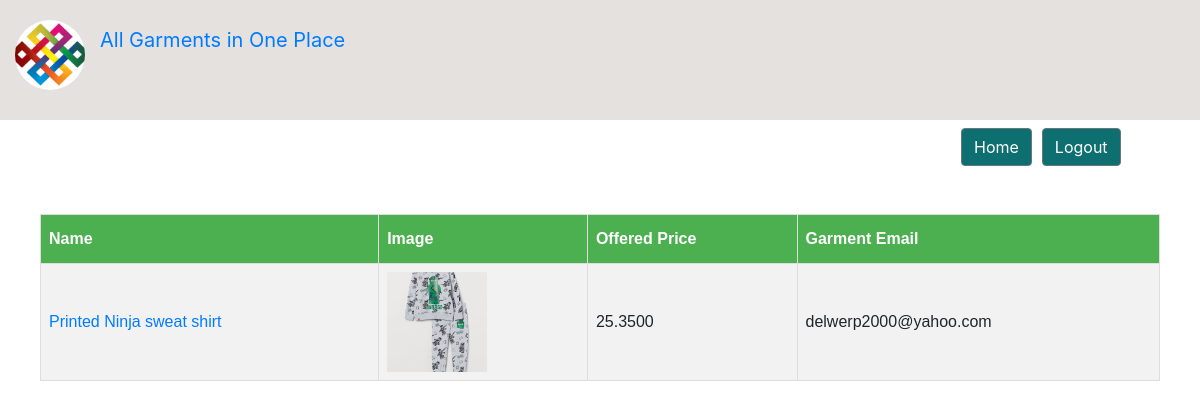
The app's page /submitted_offers.php (signed in) with its own data.
### tables this page shows
CREATE TABLE `submitted_offers` (
  `id` int(255) NOT NULL,
  `offer_id` int(255) NOT NULL,
  `price` double(255,4) NOT NULL,
  `g_email` varchar(255) NOT NULL
);

CREATE TABLE `offers` (
  `o_id` int(255) NOT NULL,
  `name` varchar(500) NOT NULL,
  `image` varchar(255) NOT NULL,
  `buyer_email` varchar(255) NOT NULL,
  `quantity` int(255) DEFAULT NULL,
  `price` double(255,4) DEFAULT NULL,
  `colour` varchar(255) NOT NULL,
  `details` text NOT NULL,
  `size` varchar(255) NOT NULL
);

### submitted_offers.php (the view, shortened to what this page needs)
<!DOCTYPE html>
<html>
<head>
	<link rel="stylesheet" href="./css/style.css">
    <link rel="stylesheet" href="https://cdn.jsdelivr.net/npm/bootstrap@4.5.3/dist/css/bootstrap.min.css">
    <link rel="stylesheet" href="https://stackpath.bootstrapcdn.com/font-awesome/4.7.0/css/font-awesome.min.css">
</head>
<body>
	<?php include './header.php';
	$email=$_SESSION['email'];?>
   <div class="container-fluid topSection" style="background-color: #E5E1DE; padding-top: 20px; padding-bottom: 30px;">
       <div class="row">
           <div class="col-1">
               <img src="./picture/logo.png" alt="..." width="70" height="70" class="rounded-circle profileImg">
           </div>
           <div class="col-6">
               <div class="row">
                   <a class="navbar-brand" href="./index.php">All Garments in One Place</a>
               </div>
           </div>
       </div>
   </div>
   <div class="container-fluid">
       <nav class="navbar navbar-expand-lg">
           <div class="collapse navbar-collapse" id="navbarNav">
               <ul class="navbar-nav">
                   <li class="nav-item active">
                       <button type="button" onclick="window.location.href='./index.php'" class="btn btn-secondary" style="margin-left: 930px;background-color: #0d6f6f;">Home</button>
                   </li>
                   <li class="nav-item">
                       <button type="button" onclick="window.location.href='./logout.php'" class="btn btn-secondary" style="margin-left: 10px;background-color: #0d6f6f;">Logout</button>
                   </li>
               </ul>
           </div>
       </nav>
   </div>
   <div class="body" style="margin: 40px">
		<table id="customers">
			<tr>
               <th>Name</th>
				<th>Image</th>
				<th>Offered Price</th>
				<th>Garment Email</th>
			</tr>
			<?php
			$sql="select s.*,o.image,o.name from submitted_offers s inner join offers o on s.offer_id=o.o_id where s.g_email='$email'";
			$result = mysqli_query($conn, $sql);
			while($row = mysqli_fetch_array($result)) {
				echo '
				<tr>
				    <td><a href="./offer_details.php?o_id='.$row['offer_id'].'">'.$row['name'].'</a></td>
	 				<td><img src="./picture/offer/'.$row['image'].'" width="100" height="100"/></td>
	 				<td>'.$row['price'].'</td>
	 				<td>'.$row['g_email'].'</td>
	 			</tr> ';
			}
		?>
		</table>
	</div>
</body>
</html>

### css/style.css (style rules this page uses)
* { box-sizing: border-box; }
body { margin: 0; font-family: Arial, Helvetica, sans-serif; }

### submitted_offers.php (style rules this page uses)
#customers { font-family: "Trebuchet MS", Arial, Helvetica, sans-serif; border-collapse: collapse; width: 100%; }
#customers td, #customers th { border: 1px solid #ddd; padding: 8px; }
#customers tr:nth-child(even) { background-color: #f2f2f2; }
#customers th { padding-top: 12px; padding-bottom: 12px; text-align: left; background-color: #4CAF50; color: white; }
img { object-fit: cover; }

### records on screen
submitted_offers: offer.name "Printed Ninja sweat shirt", offer.image (picture), price "25.3500", g_email "delwerp2000@yahoo.com"
